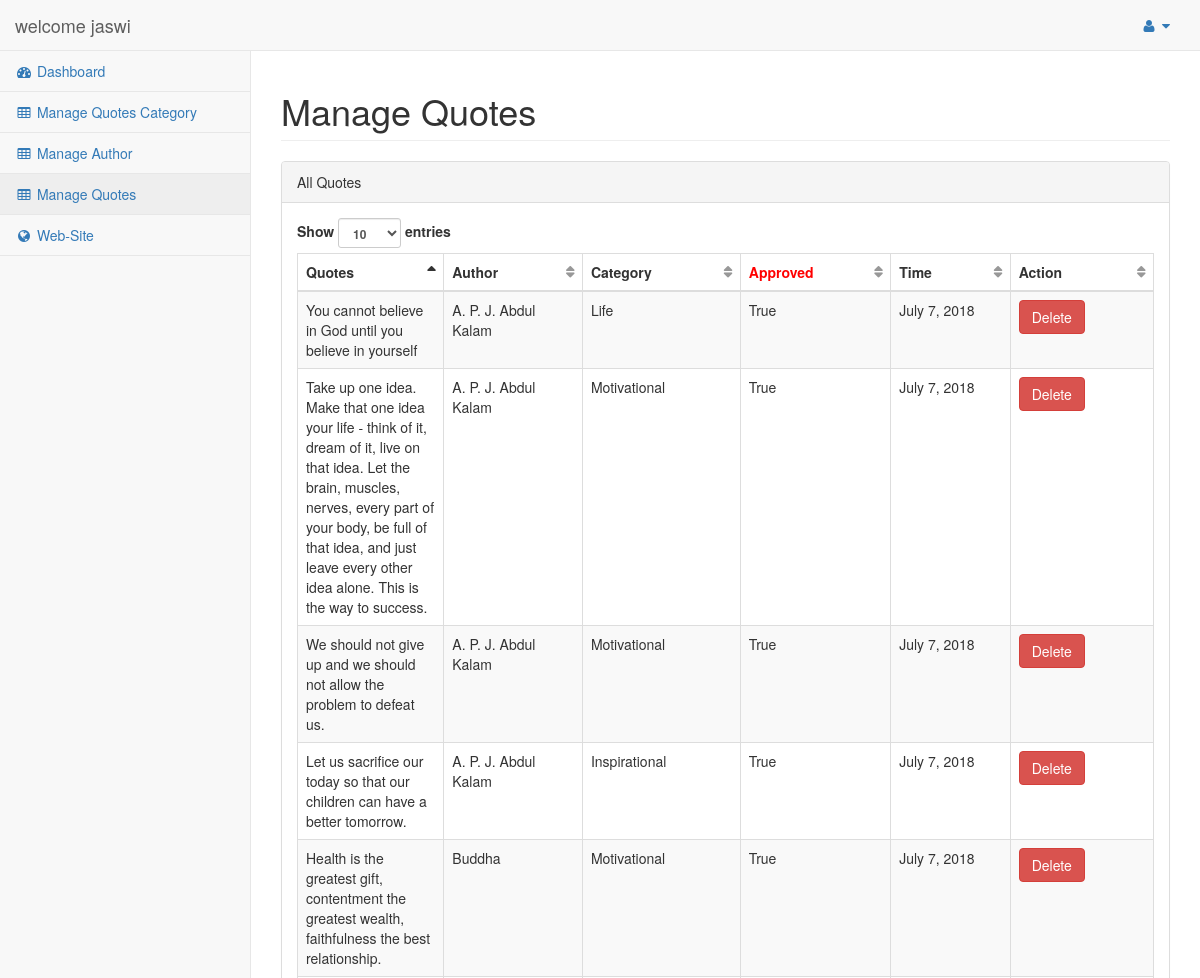
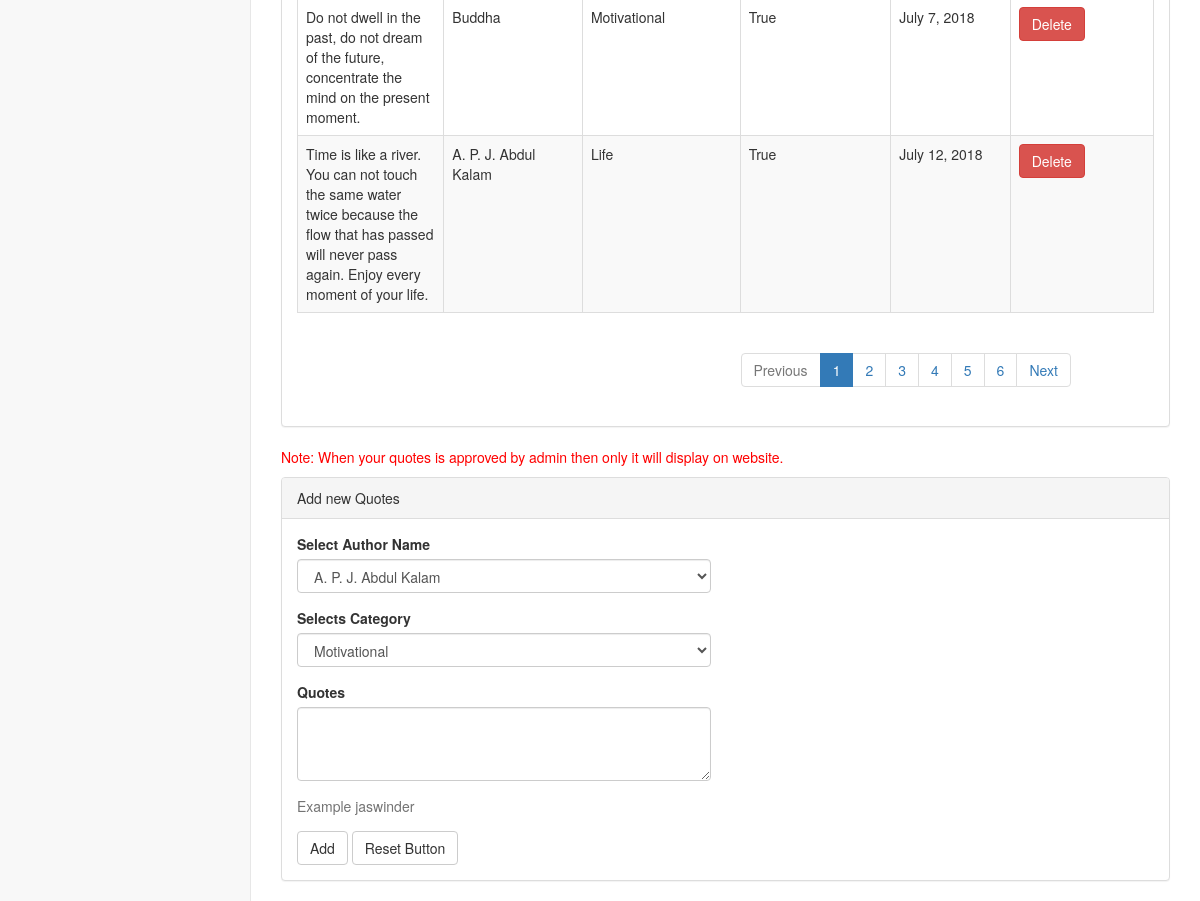
/user/quotes/ (signed in), run on the app's committed database (2 pictures, top to bottom).
### quotes/models.py (models this page shows)
class quotes(models.Model):
	quotes = models.CharField(max_length=500)
	author = models.ForeignKey(author, on_delete=models.CASCADE)
	user = models.ForeignKey(settings.AUTH_USER_MODEL, on_delete=models.CASCADE,default=1)
	submitedon = models.DateField(default=datetime.date.today)
	category = models.ForeignKey(category, on_delete=models.CASCADE)
	shareFacebook = models.IntegerField(default=0)
	shareWhatsapp = models.IntegerField(default=0)
	shareInstagram = models.IntegerField(default=0)
	copyquotes = models.IntegerField(default=0)
	isapproved = models.BooleanField(default=False)
	isdeleted = models.BooleanField(default=False)

class author(models.Model):
	name = models.CharField(max_length=30)
	user = models.ForeignKey(settings.AUTH_USER_MODEL, on_delete=models.CASCADE,default=1)
	submitedon = models.DateField(default=datetime.date.today)
	isapproved = models.BooleanField(default=False)
	isdeleted = models.BooleanField(default=False)

class category(models.Model):
	name = models.CharField(max_length=30)
	submitedon = models.DateField(default=datetime.date.today)
	user = models.ForeignKey(settings.AUTH_USER_MODEL, on_delete=models.CASCADE,default=1)
	isapproved = models.BooleanField(default=False)
	isdeleted = models.BooleanField(default=False)

### user/views.py (the view, shortened to what this page needs)
# urls.py: path('quotes/', views.qquotes, name='qquotes'),
def qquotes(request):
	if request.GET.get("delete"):
		quotes.objects.filter(id=request.GET.get("delete")).update(isdeleted=True)
	get_all_quotes_by_user = quotes.objects.filter(user=request.user).filter(isdeleted=False)
	categories = category.objects.filter(isdeleted=False)
	authors = author.objects.filter(isdeleted=False)
	context = {"get_all_quotes_by_user":get_all_quotes_by_user,'categories':categories,'authors':authors}
	return render(request,"user/ManageQuotes.html",context)

### quotes/context_processors.py (called while the page is built)
def categories(request):
	return {
		'categories': category.objects.all()[:3],
		'authors': author.objects.all()[:3]
	}

### user/templates/user/ManageQuotes.html (shortened to what this page needs)
{% extends 'userbase.html' %}
{% block pagecontent %}
<div id="page-wrapper">
	<div class="row">
		<div class="col-lg-12">
			<h1 class="page-header">Manage Quotes</h1>
		</div>
	</div>
	<div class="row">
		<div class="col-lg-12">
			<div class="panel panel-default">
				<div class="panel-heading">
					All Quotes
				</div>
				<div class="panel-body">
					<div id="dataTables-example_wrapper" class="dataTables_wrapper form-inline dt-bootstrap no-footer"><div class="row"><div class="col-sm-6"><div class="dataTables_length" id="dataTables-example_length"><label>Show <select name="dataTables-example_length" aria-controls="dataTables-example" class="form-control input-sm"><option value="10">10</option><option value="25">25</option><option value="50">50</option><option value="100">100</option></select> entries</label></div></div><div class="col-sm-6"></div></div><div class="row"><div class="col-sm-12"><table class="table table-striped table-bordered table-hover dataTable no-footer dtr-inline" id="dataTables-example" role="grid" aria-describedby="dataTables-example_info" style="width: 100%;" width="100%">
						<thead>
							<tr role="row"><th class="sorting_asc" tabindex="0" aria-controls="dataTables-example" rowspan="1" colspan="1" style="width: 277px;" aria-sort="ascending" aria-label="Rendering engine: activate to sort column descending">Quotes</th><th class="sorting" tabindex="0" aria-controls="dataTables-example" rowspan="1" colspan="1" style="width: 321px;" aria-label="Browser: activate to sort column ascending">Author</th>
								<th class="sorting" tabindex="0" aria-controls="dataTables-example" rowspan="1" colspan="1" style="width: 321px;" aria-label="Browser: activate to sort column ascending">Category</th>
								<th class="sorting" tabindex="0" aria-controls="dataTables-example" rowspan="1" colspan="1" style="width: 321px;color: red;" aria-label="Browser: activate to sort column ascending">Approved</th>
								<th class="sorting" tabindex="0" aria-controls="dataTables-example" rowspan="1" colspan="1" style="width: 293px;" aria-label="Platform(s): activate to sort column ascending">Time</th>
								<th class="sorting" tabindex="0" aria-controls="dataTables-example" rowspan="1" colspan="1" style="width: 293px;" aria-label="Platform(s): activate to sort column ascending">Action</th></tr>
							</thead>
							<tbody>
								{% if get_all_quotes_by_user %}
								{% for quotes_by_user in get_all_quotes_by_user %}
								<tr class="gradeA odd" role="row">
									<td class="sorting_1">{{quotes_by_user.quotes}}</td>
									<td>{{quotes_by_user.author.name}}</td>
									<td>{{quotes_by_user.category.name}}</td>
									<td>{{quotes_by_user.isapproved}}</td>
									<td>{{quotes_by_user.submitedon}}</td>
									<td><a href="{% url 'qquotes'%}?delete={{quotes_by_user.id}}" class="btn btn-danger">Delete</a></td>
								</tr>
								{% endfor%}
								{% else %}
	                          <tr class="gradeA odd" role="row">
	                            <td colspan="6" style="text-align: center;color: red;" class="sorting_1">No Data </td>
	                        </tr>
                          {% endif %}
							</tbody>
						</table></div></div><div class="row"><div class="col-sm-6"></div><div class="col-sm-6"><div class="dataTables_paginate paging_simple_numbers" id="dataTables-example_paginate"><ul class="pagination"><li class="paginate_button previous disabled" aria-controls="dataTables-example" tabindex="0" id="dataTables-example_previous"><a href="#">Previous</a></li><li class="paginate_button active" aria-controls="dataTables-example" tabindex="0"><a href="#">1</a></li><li class="paginate_button " aria-controls="dataTables-example" tabindex="0"><a href="#">2</a></li><li class="paginate_button " aria-controls="dataTables-example" tabindex="0"><a href="#">3</a></li><li class="paginate_button " aria-controls="dataTables-example" tabindex="0"><a href="#">4</a></li><li class="paginate_button " aria-controls="dataTables-example" tabindex="0"><a href="#">5</a></li><li class="paginate_button " aria-controls="dataTables-example" tabindex="0"><a href="#">6</a></li><li class="paginate_button next" aria-controls="dataTables-example" tabindex="0" id="dataTables-example_next"><a href="#">Next</a></li></ul></div></div></div></div>
					</div>
				</div>
			</div>
			<div class="col-lg-12">
				<p style="color: red;">Note: When your quotes is approved by admin then only it will display on website.</p>
				<div class="panel panel-default">
					<div class="panel-heading">
						Add new Quotes
					</div>
					<div class="panel-body">
						<div class="row">
							<div class="col-lg-6">
								<form role="form" action="{% url 'qquotes' %}" method="post">
									<div class="form-group">
										<div class="form-group">
											<label>Select Author Name</label>
											<select class="form-control" name="authorid">
												{%for author in authors%}
												<option value="{{author.id}}">{{author.name}}</option>
												{%endfor%}
											</select>
										</div>
										<div class="form-group">
											<label>Selects Category</label>
											<select class="form-control" name="categoryid">
												{%for category in categories%}
												<option value="{{category.id}}">{{category.name}}</option>
												{%endfor%}
											</select>
										</div>
										<div class="form-group">
											<label>Quotes</label>
											<textarea name="quotes" class="form-control" rows="3"></textarea>
										</div>
										<p class="help-block">Example jaswinder</p>
									</div>
									<button type="submit" class="btn btn-default">Add</button>
									<button type="reset" class="btn btn-default">Reset Button</button>
								</form>
							</div>
						</div>
					</div>
				</div>
			</div>
		</div>
	</div>
</div>
{% endblock %}

### user/templates/userbase.html (shortened to what this page needs)
<!DOCTYPE html>
<html lang="en">
<head>
    <link href="/static/vendor/bootstrap/css/bootstrap.min.css" rel="stylesheet">
    <link href="/static/vendor/metisMenu/metisMenu.min.css" rel="stylesheet">
    <link href="/static/dist/css/sb-admin-2.css" rel="stylesheet">
    <link href="/static/vendor/morrisjs/morris.css" rel="stylesheet">
    <link href="/static/vendor/font-awesome/css/font-awesome.min.css" rel="stylesheet" type="text/css">
</head>
<body>
    <div id="wrapper">
        <nav class="navbar navbar-default navbar-static-top" role="navigation" style="margin-bottom: 0">
            <div class="navbar-header">
                <a class="navbar-brand" href="index.html">welcome {{user.username}}</a>
            </div>
            <ul class="nav navbar-top-links navbar-right" style="float: right;">
                <li class="dropdown">
                    <a class="dropdown-toggle" data-toggle="dropdown" href="#">
                        <i class="fa fa-user fa-fw"></i> <i class="fa fa-caret-down"></i>
                    </a>
                </li>
            </ul>
            <div class="navbar-default sidebar" role="navigation">
                <div class="sidebar-nav navbar-collapse">
                    <ul class="nav" id="side-menu">
                        <li>
                            <a href="{% url 'profile_view'%}"><i class="fa fa-dashboard fa-fw"></i> Dashboard</a>
                        </li>
                        <li>
                            <a href="{% url 'qcategory'%}"><i class="fa fa-table fa-fw"></i> Manage Quotes Category</a>
                        </li>
                        <li>
                            <a href="{% url 'qauthor'%}"><i class="fa fa-table fa-fw"></i> Manage Author</a>
                        </li>
                        <li>
                            <a href="{% url 'qquotes'%}"><i class="fa fa-table fa-fw"></i> Manage Quotes</a>
                        </li>
                        <li>
                            <a href="/"><i class="fa fa-globe fa-fw"></i> Web-Site </a>
                        </li>
                    </ul>
                </div>
            </div>
        </nav>
	{% block pagecontent %}
      {% endblock %}
</body>
</html>
</html>

### data on the page
quotes: quotes "You cannot believe in God until you believe in yourself", author.name "A. P. J. Abdul Kalam", category.name "Life", isapproved "True", submitedon "July 7, 2018"
quotes: quotes "Take up one idea. Make that one idea your life - think of it, dream of it, live on that idea. Let the brain, muscles, nerves, every part of your body, be full of that idea, and just leave every other idea alone. This is the way to success.", author.name "A. P. J. Abdul Kalam", category.name "Motivational", isapproved "True", submitedon "July 7, 2018"
quotes: quotes "We should not give up and we should not allow the problem to defeat us.", author.name "A. P. J. Abdul Kalam", category.name "Motivational", isapproved "True", submitedon "July 7, 2018"
quotes: quotes "Let us sacrifice our today so that our children can have a better tomorrow.", author.name "A. P. J. Abdul Kalam", category.name "Inspirational", isapproved "True", submitedon "July 7, 2018"
quotes: quotes "Health is the greatest gift, contentment the greatest wealth, faithfulness the best relationship.", author.name "Buddha", category.name "Motivational", isapproved "True", submitedon "July 7, 2018"
quotes: quotes "Do not dwell in the past, do not dream of the future, concentrate the mind on the present moment.", author.name "Buddha", category.name "Motivational", isapproved "True", submitedon "July 7, 2018"
quotes: quotes "Time is like a river. You can not touch the same water twice because the flow that has passed will never pass again. Enjoy every moment of your life.", author.name "A. P. J. Abdul Kalam", category.name "Life", isapproved "True", submitedon "July 12, 2018"

### other printed values
{{ user.username }} "jaswi"
form field authorid "A. P. J. Abdul Kalam"
form field categoryid "Motivational"
